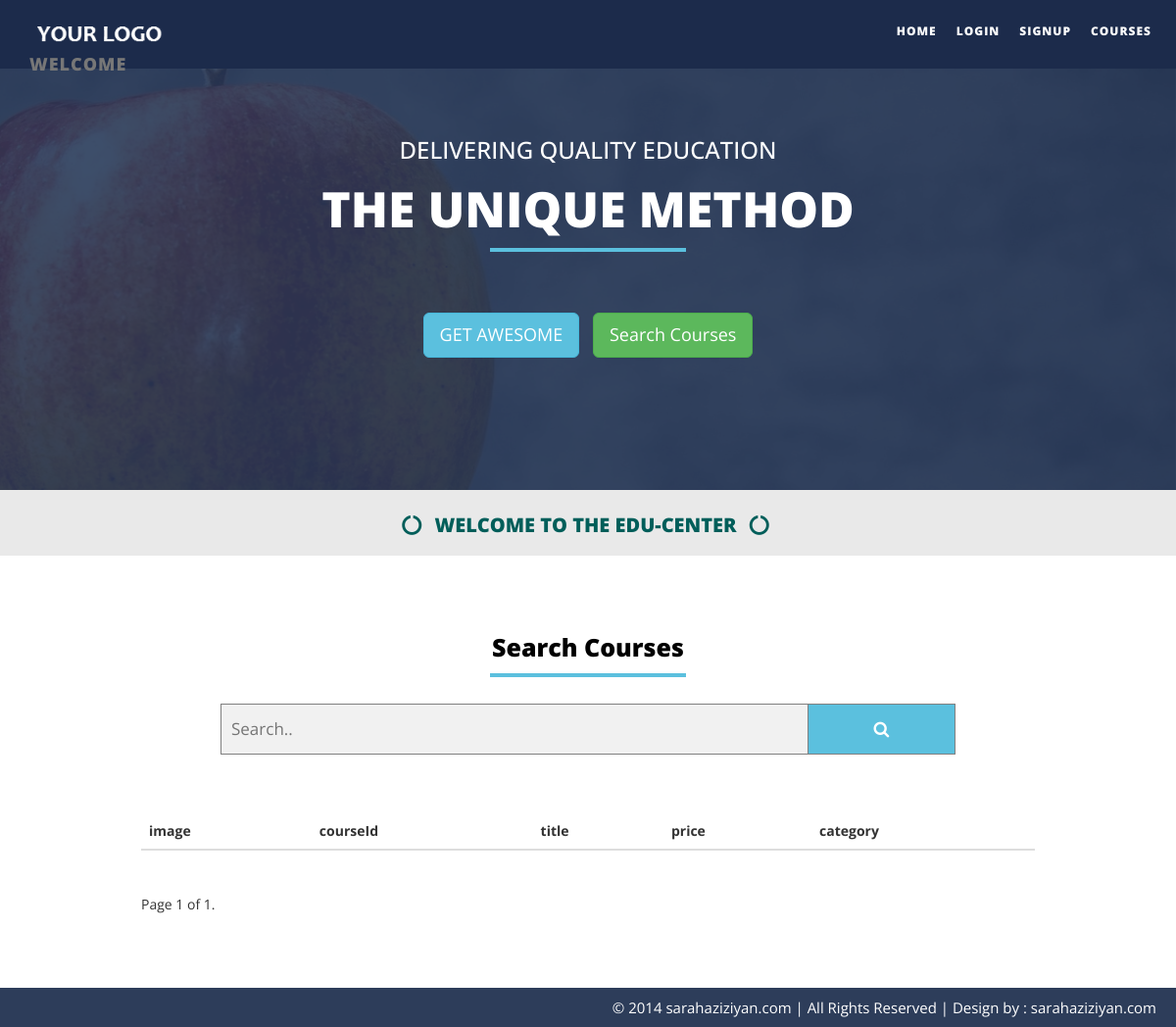
Before: /?page=2 with the older database file.
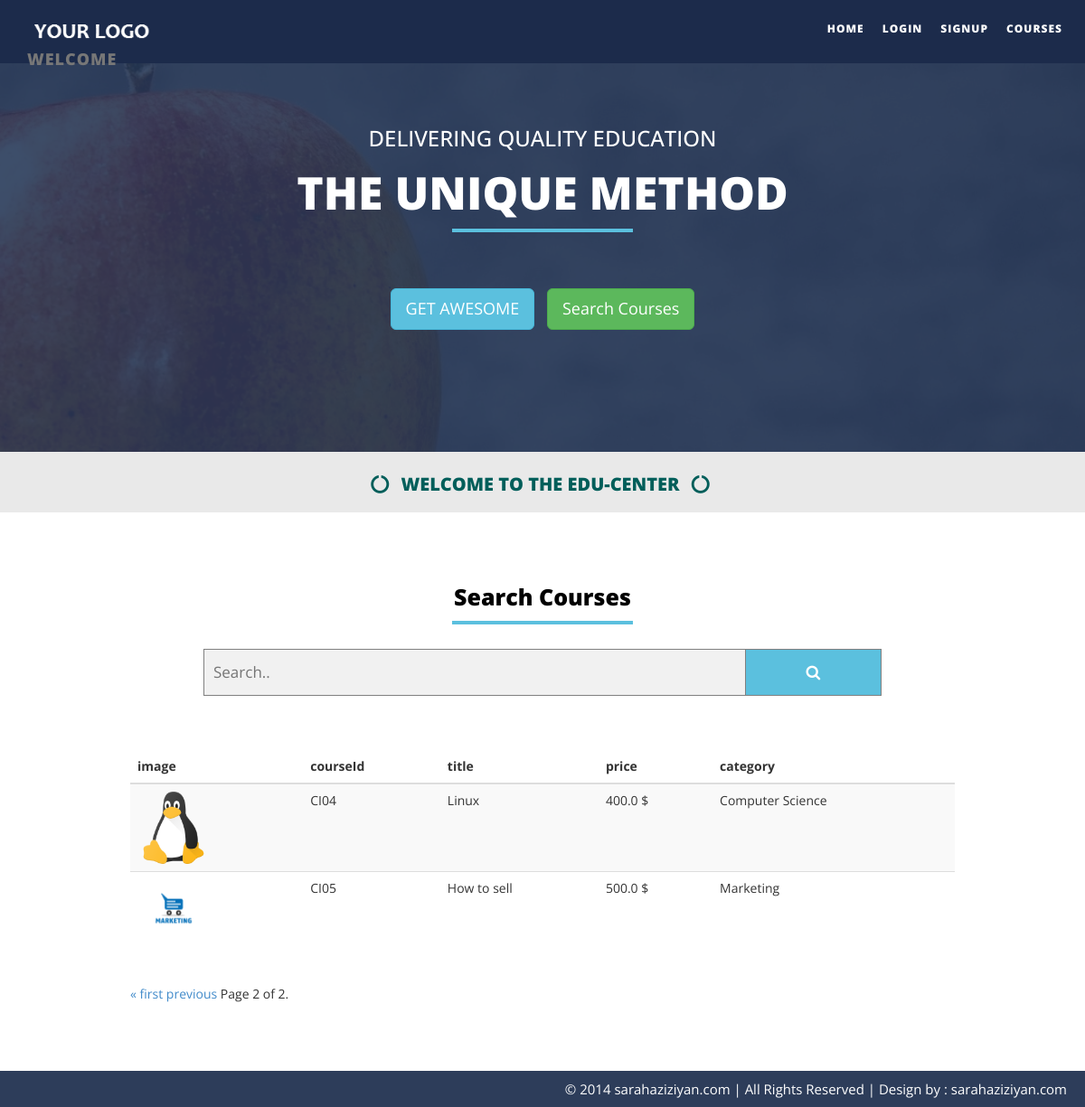
After: the same page with the newer database file.
### OnlineCourseApp/models.py (models this page shows, shortened)
class Course(Model):
    courseId = CharField(max_length=10, primary_key=True)
    title = CharField(max_length=128)
    price = FloatField()
    image = ImageField(upload_to='course')
    creation_date = DateField(default=now)
    category = ForeignKey(Category, on_delete=CASCADE)

class Category(Model):
    categoryId = CharField(max_length=10, primary_key=True)
    title = CharField(max_length=128)
    def __str__(self):
        return self.title

### OnlineCourseApp/views.py (the view)
# urls.py: path('', index, name='index'),
def index(request):
    coursesList = Course.objects.all()
    return giveCoursesPage(request,coursesList)

### OnlineCourseApp/views.py (called while the page is built)
def giveCoursesPage(request,coursesList):
    paginator = Paginator(coursesList, 3)
    page = request.GET.get('page', 1)
    courses = paginator.get_page(page)
    return render(request, 'index.html', {'courses': courses})

### OnlineCourseApp/templates/index.html (shortened to what this page needs)
<!DOCTYPE html>
{% load static %}
<html xmlns="http://www.w3.org/1999/xhtml">
<head>
    <link href="{% static '/css/bootstrap.css' %}" rel="stylesheet" />
<link href="{% static 'css/font-awesome.min.css' %}" rel="stylesheet" />
<link href="{% static 'css/flexslider.css' %}" rel="stylesheet" />
    <link href="{% static 'css/style.css' %}" rel="stylesheet" />
    <link href="{% static 'css/onlineCourse.css' %}" rel="stylesheet" />
</head>
<body >
 <div class="navbar navbar-inverse navbar-fixed-top " id="menu">
        <div class="container">
            <div class="navbar-header">
                <a class="navbar-brand" href="#">
                    <img class="logo-custom" src="{% static 'img/logo180-50.png' %}" alt=""  />
                    <div id="username" name="firsname_lastname"> WELCOME {{ username }}</div>
                </a>
            </div>
            <div class="navbar-collapse collapse move-me">
                <ul class="nav navbar-nav navbar-right">
                    <li ><a href="#home">HOME</a></li>
                    <li ><a href="{% url 'login' %}" id="loginButtonMenu">LOGIN</a></li>
                    <li ><a href="{% url 'login' %}" id="signupButtonMenu">SIGNUP</a></li>
                    <li><a href="#courseSearch-sec">COURSES</a></li>
                </ul>
            </div>
        </div>
    </div>
       <div class="home-sec" id="home" >
           <div class="overlay">
 <div class="container">
           <div class="row text-center " >
               <div class="col-lg-12  col-md-12 col-sm-12">
                <div class="flexslider set-flexi" id="main-section" >
                    <ul class="slides move-me">
                        <li>
                              <h3>Delivering Quality Education</h3>
                           <h1>THE UNIQUE METHOD</h1>
                            <a  href="#courseSearch-sec" class="btn btn-info btn-lg" >
                                GET AWESOME
                            </a>
                             <a  href="#courseSearch-sec" class="btn btn-success btn-lg" >
                                Search Courses
                            </a>
                        </li>
                    </ul>
                </div>
            </div>
               </div>
                </div>
           </div>
       </div>
    <div  class="tag-line" >
         <div class="container">
           <div class="row  text-center" >
               <div class="col-lg-12  col-md-12 col-sm-12">
        <h2 data-scroll-reveal="enter from the bottom after 0.1s" ><i class="fa fa-circle-o-notch"></i> WELCOME TO THE EDU-CENTER <i class="fa fa-circle-o-notch"></i> </h2>
                   </div>
               </div>
             </div>
    </div>
    <div id="courseSearch-sec" class="container set-pad" >
             <div class="row text-center">
                 <div class="col-lg-8 col-lg-offset-2 col-md-8 col-sm-8 col-md-offset-2 col-sm-offset-2">
                     <h1 data-scroll-reveal="enter from the bottom after 0.2s"  class="header-line">Search Courses</h1>
                     <p data-scroll-reveal="enter from the bottom after 0.3s" >
                         <form class="searchCourse" action="{% url 'search_courses' %}" method="post">
                            <input type="text" placeholder="Search.." name="searchCourseInput">
                            <button type="submit" buttonType="search"><i class="fa fa-search"></i></button>
                        </form>
                     </p>
                 </div>
             </div>
           <div class="row searchCourseTableContainer" >
                <table class="table table-striped table-hover">
        <thead class="thead-light">
            <tr>
                <th scope="col">image</th>
                <th scope="col">courseId</th>
                <th scope="col">title</th>
                <th scope="col">price</th>
                <th scope="col">category</th>
            </tr>
        </thead>
        {% for course in courses %}
            <tr title="مشاهده درس" style="cursor:pointer" class="trCourse">
                <td><img class='courseImage' src="{{course.image.url}}"></td>
                <td>{{course.courseId}}</td>
                <td>{{course.title}}</td>
                <td>{{course.price}} $</td>
                <td>{{course.category}}</td>
            </tr>
        {% endfor %}
    </table>
                <div class="pagination">
        <span class="step-links">
            {% if courses.has_previous %}
                <a href="?page=1">&laquo; first</a>
                <a href="?page={{ courses.previous_page_number }}">previous</a>
            {% endif %}
            <span class="current">
                Page {{ courses.number }} of {{ courses.paginator.num_pages }}.
            </span>
        </span>
    </div>
           </div>
    </div>
    <div id="footer">
          &copy 2014 sarahaziziyan.com | All Rights Reserved |  <a href="http://sarahaziziyan.com" style="color: #fff" target="_blank">Design by : sarahaziziyan.com</a>
    </div>
</body>
</html>

### OnlineCourseApp/static/css/flexslider.css (style rules this page uses)
.slides, .flex-control-nav, .flex-direction-nav { margin: 0; padding: 0; list-style: none; }
.flexslider { margin: 0; padding: 0; }
.flexslider .slides > li { display: none; -webkit-backface-visibility: hidden; }
.slides:after { content: "."; display: block; clear: both; visibility: hidden; line-height: 0; height: 0; }
html[xmlns] .slides { display: block; }
.flexslider { margin: 0 0 60px; background: #fff; border: 4px solid #fff; position: relative; -webkit-border-radius: 4px; -moz-border-radius: 4px; -o-border-radius: 4px; border-radius: 4px; -webkit-box-shadow: 0 1px 4px rgba(0,0,0,.2); -moz-box-shadow: 0 1px 4px rgba(0,0,0,.2); -o-box-shadow: 0 1px 4px rgba(0,0,0,.2); box-shadow: 0 1px 4px rgba(0,0,0,.2); zoom: 1; }
.flexslider .slides { zoom: 1; }

### OnlineCourseApp/static/css/style.css (style rules this page uses)
.set-pad { padding-top:35px; }
.logo-custom { max-height: 40px; }
#menu { background-color: rgba(28, 43, 75, 1); color: #fff; font-size: 12px; font-weight: 900; letter-spacing: 1px; min-height: 70px; }
.navbar-inverse { border-color: transparent; }
.navbar-inverse .navbar-nav > li > a, .navbar-inverse .navbar-nav > li > a:hover { color: #FFF; padding: 22px 10px; }
.home-sec { padding-top: 10px; padding-bottom: 60px; background: url(../img/header.jpg) no-repeat center center; padding: 0; -webkit-background-size: cover; background-size: cover; color: #fff; background-attachment: fixed; }
.home-sec .overlay { background: rgba(38, 57, 88, 0.89); min-height: 500px; }
.home-sec h1 { color: #fff; font-weight: 900; font-size: 50px; text-transform: uppercase; padding-bottom: 35px; }
.home-sec h3 { text-transform: uppercase; }
.set-flexi { -webkit-box-shadow: 0 1px 4px rgba(0, 0, 0, 0); -moz-box-shadow: 0 1px 4px rgba(0, 0, 0, 0); -o-box-shadow: 0 1px 4px rgba(0, 0, 0, 0); box-shadow: 0 1px 4px rgba(0, 0, 0, 0); background-color: transparent; border: 0px solid #000; padding-top: 120px; }
.set-flexi a { margin: 5px; }
.tag-line { background: #E9E9E9; color: #000; }
.tag-line h2 { font-size: 20px; font-weight: 900; padding: 5px 10px 10px 5px; color: #005E5A; }
.tag-line h2 > i { margin-left: 8px; margin-right: 8px; }
.header-line { font-weight: 900; font-size: 25px; padding-bottom: 5px; padding-top: 25px; color: #000; }
h1::after { content: " "; border: solid 2px #5bc0de; display: block; width: 200px; margin: 12px auto; }
#footer { padding:5px 20px; background-color:#2d3d5a; text-align:right; color:#fff; font-size:15px; }

### OnlineCourseApp/static/css/onlineCourse.css (style rules this page uses)
.courseImage { max-height: 80px; max-width: 80px; }
.searchCourseTableContainer { width : 80%; margin : 50px auto; }
.searchCourseTableContainer table { background : white; border-radius : 5px; }
form.searchCourse input[type=text] { padding: 10px; font-size: 17px; border: 1px solid grey; float: left; width: 80%; background: #f1f1f1; }
form.searchCourse button { float: left; width: 20%; padding: 10px; background: #5bc0de; color: white; font-size: 17px; border: 1px solid grey; border-left: none; cursor: pointer; }
form.searchCourse::after { content: ""; clear: both; display: table; }

Changed rows visible on the page:
added Course: image (picture), courseId "CI04", title "Linux", price "400.0", category "Computer Science"
added Course: image (picture), courseId "CI05", title "How to sell", price "500.0", category "Marketing"
Other visible differences:
{{ courses.number }}: "1" → "2"
{{ courses.paginator.num_pages }}: "1" → "2"
text now shown: "« first previous"
